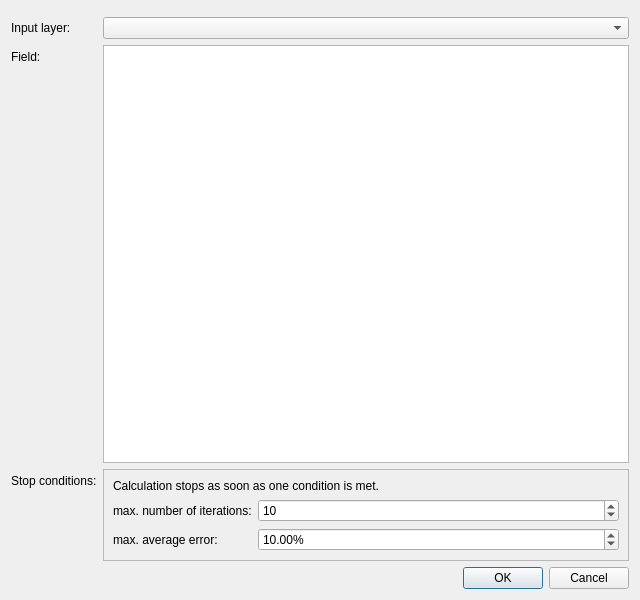
<?xml version="1.0" encoding="UTF-8"?>
<ui version="4.0">
 <class>CartogramDialog</class>
 <widget class="QDialog" name="CartogramDialog">
  <property name="geometry">
   <rect>
    <x>0</x>
    <y>0</y>
    <width>640</width>
    <height>600</height>
   </rect>
  </property>
  <property name="windowTitle">
   <string>cartogram3</string>
  </property>
  <layout class="QFormLayout" name="formLayout">
   <item row="0" column="0" colspan="2">
    <widget class="QgsMessageBar" name="messageBar"/>
   </item>
   <item row="1" column="0">
    <widget class="QLabel" name="layerComboBoxLabel">
     <property name="text">
      <string>Input layer:</string>
     </property>
    </widget>
   </item>
   <item row="1" column="1">
    <widget class="QgsMapLayerComboBox" name="layerComboBox"/>
   </item>
   <item row="2" column="0">
    <widget class="QLabel" name="fieldListViewLabel">
     <property name="toolTip">
      <string>To compute cartograms for multiple fields, please use the Processing toolbox batch functionality.</string>
     </property>
     <property name="text">
      <string>Field:</string>
     </property>
    </widget>
   </item>
   <item row="2" column="1">
    <widget class="QgsFieldListView" name="fieldListView">
     <property name="selectionMode">
      <enum>QAbstractItemView::SelectionMode::SingleSelection</enum>
     </property>
    </widget>
   </item>
   <item row="3" column="0">
    <widget class="QLabel" name="stopConditionsFrameLabel">
     <property name="text">
      <string>Stop conditions:</string>
     </property>
    </widget>
   </item>
   <item row="3" column="1">
    <widget class="QFrame" name="stopConditionsFrame">
     <property name="frameShape">
      <enum>QFrame::Shape::StyledPanel</enum>
     </property>
     <property name="frameShadow">
      <enum>QFrame::Shadow::Raised</enum>
     </property>
     <layout class="QFormLayout" name="formLayout_2">
      <item row="1" column="0">
       <widget class="QLabel" name="iterationsSpinBoxLabel">
        <property name="text">
         <string>max. number of iterations:</string>
        </property>
       </widget>
      </item>
      <item row="1" column="1">
       <widget class="QSpinBox" name="iterationsSpinBox">
        <property name="enabled">
         <bool>true</bool>
        </property>
        <property name="minimum">
         <number>1</number>
        </property>
        <property name="maximum">
         <number>9999</number>
        </property>
        <property name="value">
         <number>10</number>
        </property>
       </widget>
      </item>
      <item row="2" column="0">
       <widget class="QLabel" name="averageErrorDoubleSpinBoxLabel">
        <property name="text">
         <string>max. average error:</string>
        </property>
       </widget>
      </item>
      <item row="2" column="1">
       <widget class="QDoubleSpinBox" name="averageErrorDoubleSpinBox">
        <property name="suffix">
         <string>%</string>
        </property>
        <property name="singleStep">
         <double>0.500000000000000</double>
        </property>
        <property name="value">
         <double>10.000000000000000</double>
        </property>
       </widget>
      </item>
      <item row="0" column="0" colspan="2">
       <widget class="QLabel" name="conditionsExplanationLabel">
        <property name="text">
         <string>Calculation stops as soon as one condition is met.</string>
        </property>
        <property name="wordWrap">
         <bool>true</bool>
        </property>
       </widget>
      </item>
     </layout>
    </widget>
   </item>
   <item row="4" column="0" colspan="2">
    <widget class="QDialogButtonBox" name="buttonBox">
     <property name="orientation">
      <enum>Qt::Orientation::Horizontal</enum>
     </property>
     <property name="standardButtons">
      <set>QDialogButtonBox::StandardButton::Cancel|QDialogButtonBox::StandardButton::Ok</set>
     </property>
    </widget>
   </item>
  </layout>
 </widget>
 <customwidgets>
  <customwidget>
   <class>QgsMapLayerComboBox</class>
   <extends>QComboBox</extends>
   <header>qgsmaplayercombobox.h</header>
  </customwidget>
  <customwidget>
   <class>QgsFieldListView</class>
   <extends>QListView</extends>
   <header>cartogram3.ui.qgsfieldlistview</header>
  </customwidget>
  <customwidget>
   <class>QgsMessageBar</class>
   <extends>QFrame</extends>
   <header>qgismessagebar.h</header>
   <container>1</container>
  </customwidget>
 </customwidgets>
 <resources/>
 <connections>
  <connection>
   <sender>buttonBox</sender>
   <signal>accepted()</signal>
   <receiver>CartogramDialog</receiver>
   <slot>accept()</slot>
   <hints>
    <hint type="sourcelabel">
     <x>20</x>
     <y>20</y>
    </hint>
    <hint type="destinationlabel">
     <x>20</x>
     <y>20</y>
    </hint>
   </hints>
  </connection>
  <connection>
   <sender>buttonBox</sender>
   <signal>rejected()</signal>
   <receiver>CartogramDialog</receiver>
   <slot>reject()</slot>
   <hints>
    <hint type="sourcelabel">
     <x>20</x>
     <y>20</y>
    </hint>
    <hint type="destinationlabel">
     <x>20</x>
     <y>20</y>
    </hint>
   </hints>
  </connection>
  <connection>
   <sender>layerComboBox</sender>
   <signal>layerChanged(QgsMapLayer*)</signal>
   <receiver>fieldListView</receiver>
   <slot>setLayer(QgsMapLayer*)</slot>
   <hints>
    <hint type="sourcelabel">
     <x>274</x>
     <y>22</y>
    </hint>
    <hint type="destinationlabel">
     <x>274</x>
     <y>138</y>
    </hint>
   </hints>
  </connection>
 </connections>
</ui>
